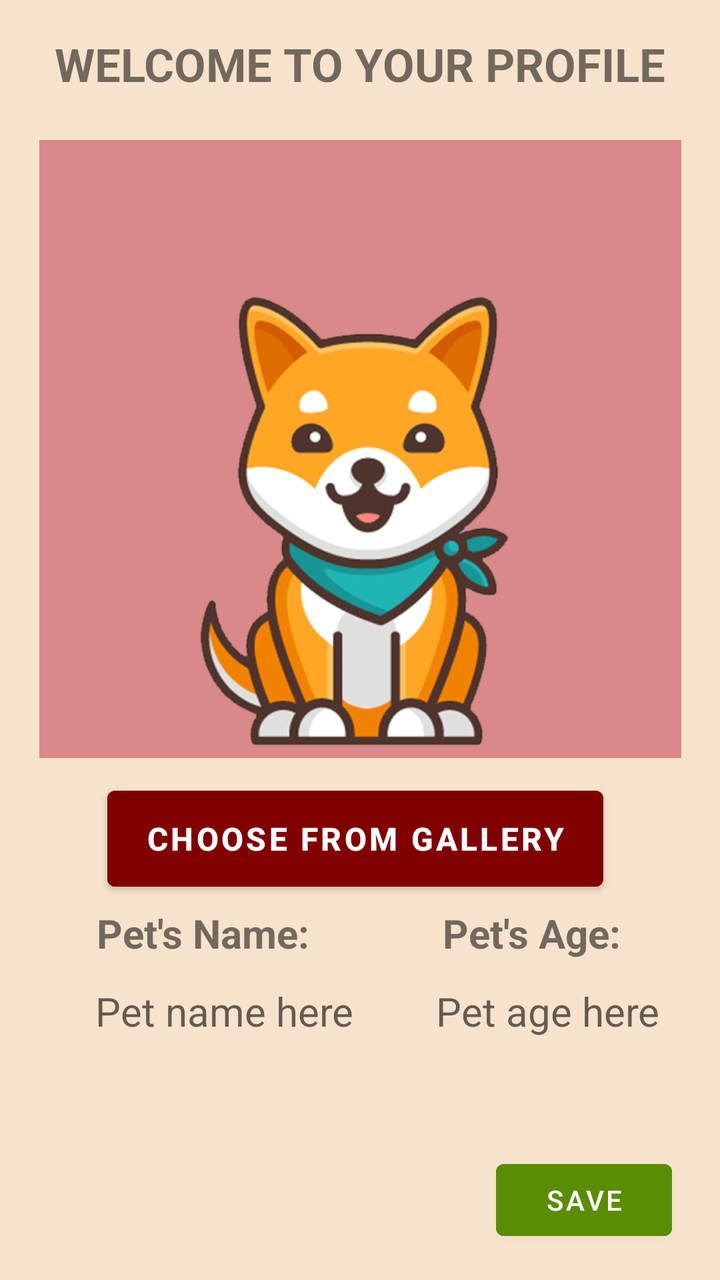
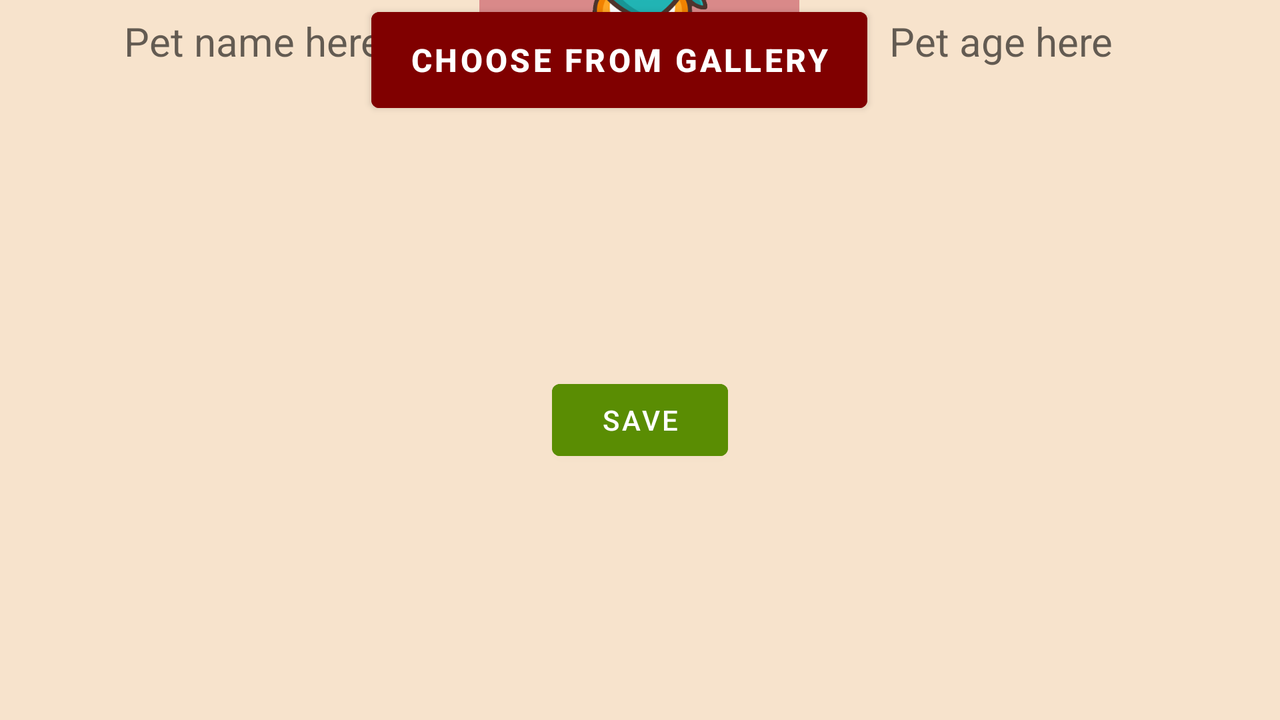

One screen, two layout resources from the same app: the default and the repository's alternative for another configuration. Each is rendered where Android would select it; the XML of both is given below.
<!-- AndroidManifest.xml: application theme Theme.TopDogDraft -->
<!-- res/layout/activity_user_profile.xml -->
<?xml version="1.0" encoding="utf-8"?>
<androidx.constraintlayout.widget.ConstraintLayout xmlns:android="http://schemas.android.com/apk/res/android"
    android:layout_width="match_parent"
    android:layout_height="match_parent"
    android:orientation="vertical"
    android:gravity="center_horizontal"
    android:background="#f7e3cc"
    tools:context=".MyProfile"
    xmlns:tools="http://schemas.android.com/tools"
    xmlns:app="http://schemas.android.com/apk/res-auto">

    <TextView
        android:id="@+id/textView"
        android:layout_width="wrap_content"
        android:layout_height="wrap_content"
        android:text="WELCOME TO YOUR PROFILE"
        android:textStyle="bold"
        android:textSize="23dp"
        app:layout_constraintBottom_toTopOf="@id/guideline1"
        app:layout_constraintEnd_toEndOf="parent"
        app:layout_constraintStart_toStartOf="parent"
        app:layout_constraintTop_toTopOf="parent" />

    <ImageView
        android:id="@+id/image_view"
        android:layout_width="321dp"
        android:layout_height="309dp"
        android:saveEnabled="false"
        android:scaleType="centerCrop"
        android:src="@drawable/petprofile"
        app:layout_constraintBottom_toTopOf="@id/guideline3"
        app:layout_constraintEnd_toEndOf="parent"
        app:layout_constraintStart_toStartOf="parent"
        app:layout_constraintTop_toTopOf="@id/guideline1" />


    <Button
        android:id="@+id/galleryBtn"
        android:layout_width="248dp"
        android:layout_height="60dp"
        android:backgroundTint="#800000"
        android:text="Choose from Gallery"
        android:textSize="16dp"
        android:textStyle="bold"
        app:layout_constraintBottom_toTopOf="@id/guideline2"
        app:layout_constraintEnd_toEndOf="parent"
        app:layout_constraintHorizontal_bias="0.478"
        app:layout_constraintStart_toStartOf="parent"
        app:layout_constraintTop_toBottomOf="@id/guideline3"
        app:layout_constraintVertical_bias="0.535" />

    <TextView
        android:id="@+id/petName_tv"
        android:layout_width="wrap_content"
        android:layout_height="wrap_content"
        android:text="Pet's Name:"
        android:textSize="20dp"
        android:textStyle="bold"
        app:layout_constraintEnd_toEndOf="@id/guideline4"
        app:layout_constraintTop_toBottomOf="@id/guideline2"
        app:layout_constraintStart_toStartOf="parent"
        app:layout_constraintBottom_toTopOf="@id/enterPetName"/>

    <TextView
        android:id="@+id/enterPetName"
        android:layout_width="wrap_content"
        android:layout_height="wrap_content"

        android:layout_marginTop="12dp"
        android:hint="Pet name here"
        android:textSize="20dp"
        app:layout_constraintEnd_toEndOf="@id/guideline4"
        app:layout_constraintHorizontal_bias="0.648"
        app:layout_constraintStart_toStartOf="parent"
        app:layout_constraintTop_toBottomOf="@id/petName_tv" />

    <TextView
        android:id="@+id/petAge_tv"
        android:layout_width="wrap_content"
        android:layout_height="wrap_content"
        android:text="Pet's Age:"
        android:textSize="20dp"
        android:textStyle="bold"
        app:layout_constraintEnd_toEndOf="parent"
        app:layout_constraintHorizontal_bias="0.273"
        app:layout_constraintStart_toStartOf="@id/guideline4"
        app:layout_constraintTop_toBottomOf="@id/guideline2" />

    <TextView
        android:id="@+id/enterPetAge_et"
        android:layout_width="wrap_content"
        android:layout_height="wrap_content"
        android:layout_marginTop="12dp"
        android:hint="Pet age here"
        android:textSize="20dp"
        app:layout_constraintEnd_toEndOf="parent"
        app:layout_constraintHorizontal_bias="0.333"
        app:layout_constraintStart_toStartOf="@id/guideline4"
        app:layout_constraintTop_toBottomOf="@id/petAge_tv" />

    <Button
        android:id="@+id/saveEdits_btn"
        android:layout_width="wrap_content"
        android:layout_height="wrap_content"
        android:layout_marginEnd="24dp"
        android:layout_marginBottom="16dp"
        android:backgroundTint="#5a8d03"
        android:text="SAVE"
        app:layout_constraintBottom_toBottomOf="parent"
        app:layout_constraintEnd_toEndOf="parent" />

    <androidx.constraintlayout.widget.Guideline
        android:id="@+id/guideline1"
        android:layout_width="wrap_content"
        android:layout_height="wrap_content"
        android:orientation="horizontal"
        app:layout_constraintGuide_begin="64dp" />

    <androidx.constraintlayout.widget.Guideline
        android:id="@+id/guideline2"
        android:layout_width="wrap_content"
        android:layout_height="wrap_content"
        android:orientation="horizontal"
        app:layout_constraintGuide_begin="453dp" />

    <androidx.constraintlayout.widget.Guideline
        android:id="@+id/guideline3"
        android:layout_width="wrap_content"
        android:layout_height="wrap_content"
        android:orientation="horizontal"
        app:layout_constraintGuide_begin="385dp" />

    <androidx.constraintlayout.widget.Guideline
        android:id="@+id/guideline4"
        android:layout_width="wrap_content"
        android:layout_height="wrap_content"
        android:orientation="vertical"
        app:layout_constraintGuide_begin="203dp" />

</androidx.constraintlayout.widget.ConstraintLayout>
<!-- resources referenced by this layout -->
<resources>
  <!-- drawable petprofile: png bitmap (drawable, 82014 bytes) -->
  <style name="Theme.TopDogDraft" parent="Theme.MaterialComponents.DayNight.DarkActionBar">
          
          <item name="colorPrimary">@color/purple_500</item>
          <item name="colorPrimaryVariant">@color/purple_700</item>
          <item name="colorOnPrimary">@color/white</item>
          
          <item name="colorSecondary">@color/teal_200</item>
          <item name="colorSecondaryVariant">@color/teal_700</item>
          <item name="colorOnSecondary">@color/black</item>
          
          <item name="android:statusBarColor" tools:targetApi="l">?attr/colorPrimaryVariant</item>
          
      </style>
</resources>
<!-- res/layout-land/activity_user_profile.xml (the repository's variant of the layout above) -->
<!-- drawn on the phone turned sideways -->
<?xml version="1.0" encoding="utf-8"?>
<androidx.constraintlayout.widget.ConstraintLayout xmlns:android="http://schemas.android.com/apk/res/android"
    android:layout_width="match_parent"
    android:layout_height="match_parent"
    android:orientation="vertical"
    android:gravity="center_horizontal"
    android:background="#f7e3cc"
    tools:context=".edu.neu.madcourse.topdog.MyProfile"
    xmlns:tools="http://schemas.android.com/tools"
    xmlns:app="http://schemas.android.com/apk/res-auto">

    <TextView
        android:id="@+id/textView"
        android:layout_width="wrap_content"
        android:layout_height="wrap_content"
        android:text="WELCOME TO YOUR PROFILE"
        android:textSize="23dp"
        android:textStyle="bold"
        app:layout_constraintBottom_toTopOf="@+id/image_view"
        app:layout_constraintEnd_toEndOf="parent"
        app:layout_constraintStart_toStartOf="parent"
        app:layout_constraintTop_toTopOf="parent" />


    <ImageView
        android:id="@+id/image_view"
        android:layout_width="160dp"
        android:layout_height="132dp"
        android:saveEnabled="false"
        android:scaleType="centerCrop"
        android:src="@drawable/petprofile"
        app:layout_constraintBottom_toTopOf="@+id/galleryBtn"
        app:layout_constraintEnd_toEndOf="parent"
        app:layout_constraintHorizontal_bias="0.499"
        app:layout_constraintStart_toStartOf="parent"
        app:layout_constraintTop_toTopOf="parent"
        app:layout_constraintVertical_bias="0.742" />

    <Button
        android:id="@+id/galleryBtn"
        android:layout_width="248dp"
        android:layout_height="60dp"
        android:backgroundTint="#800000"
        android:text="Choose from Gallery"
        android:textSize="16dp"
        android:textStyle="bold"
        app:layout_constraintEnd_toEndOf="parent"
        app:layout_constraintHorizontal_bias="0.474"
        app:layout_constraintStart_toStartOf="parent"
        tools:layout_editor_absoluteY="237dp" />

    <TextView
        android:id="@+id/petName_tv"
        android:layout_width="wrap_content"
        android:layout_height="wrap_content"
        android:text="Pet's Name:"
        android:textSize="20dp"
        android:textStyle="bold"
        app:layout_constraintBottom_toBottomOf="@+id/image_view"
        app:layout_constraintEnd_toStartOf="@+id/image_view"
        app:layout_constraintHorizontal_bias="0.514"
        app:layout_constraintStart_toStartOf="parent"
        app:layout_constraintTop_toTopOf="@+id/image_view"
        app:layout_constraintVertical_bias="0.247" />

    <TextView
        android:id="@+id/enterPetName"
        android:layout_width="wrap_content"
        android:layout_height="wrap_content"

        android:layout_marginTop="76dp"
        android:hint="Pet name here"
        android:textSize="20dp"
        app:layout_constraintBottom_toBottomOf="@+id/image_view"
        app:layout_constraintEnd_toEndOf="@+id/petName_tv"
        app:layout_constraintHorizontal_bias="0.285"
        app:layout_constraintStart_toStartOf="@+id/petName_tv"
        app:layout_constraintTop_toBottomOf="@id/petName_tv"
        app:layout_constraintVertical_bias="1.0" />

    <TextView
        android:id="@+id/petAge_tv"
        android:layout_width="wrap_content"
        android:layout_height="wrap_content"
        android:text="Pet's Age:"
        android:textSize="20dp"
        android:textStyle="bold"
        app:layout_constraintBottom_toBottomOf="@+id/petName_tv"
        app:layout_constraintEnd_toEndOf="parent"
        app:layout_constraintHorizontal_bias="0.374"
        app:layout_constraintStart_toEndOf="@+id/image_view"
        app:layout_constraintTop_toTopOf="@+id/petName_tv"
        app:layout_constraintVertical_bias="1.0" />

    <TextView
        android:id="@+id/enterPetAge_et"
        android:layout_width="wrap_content"
        android:layout_height="wrap_content"
        android:layout_marginTop="116dp"
        android:hint="Pet age here"
        android:textSize="20dp"
        app:layout_constraintBottom_toBottomOf="@+id/enterPetName"
        app:layout_constraintEnd_toEndOf="@+id/petAge_tv"
        app:layout_constraintStart_toStartOf="@+id/petAge_tv"
        app:layout_constraintTop_toBottomOf="@id/petAge_tv"
        app:layout_constraintVertical_bias="1.0" />

    <Button
        android:id="@+id/saveEdits_btn"
        android:layout_width="wrap_content"
        android:layout_height="wrap_content"
        android:backgroundTint="#5a8d03"
        android:text="SAVE"
        app:layout_constraintBottom_toBottomOf="parent"
        app:layout_constraintEnd_toEndOf="parent"
        app:layout_constraintStart_toStartOf="parent"
        app:layout_constraintTop_toBottomOf="@+id/galleryBtn" />

</androidx.constraintlayout.widget.ConstraintLayout>
